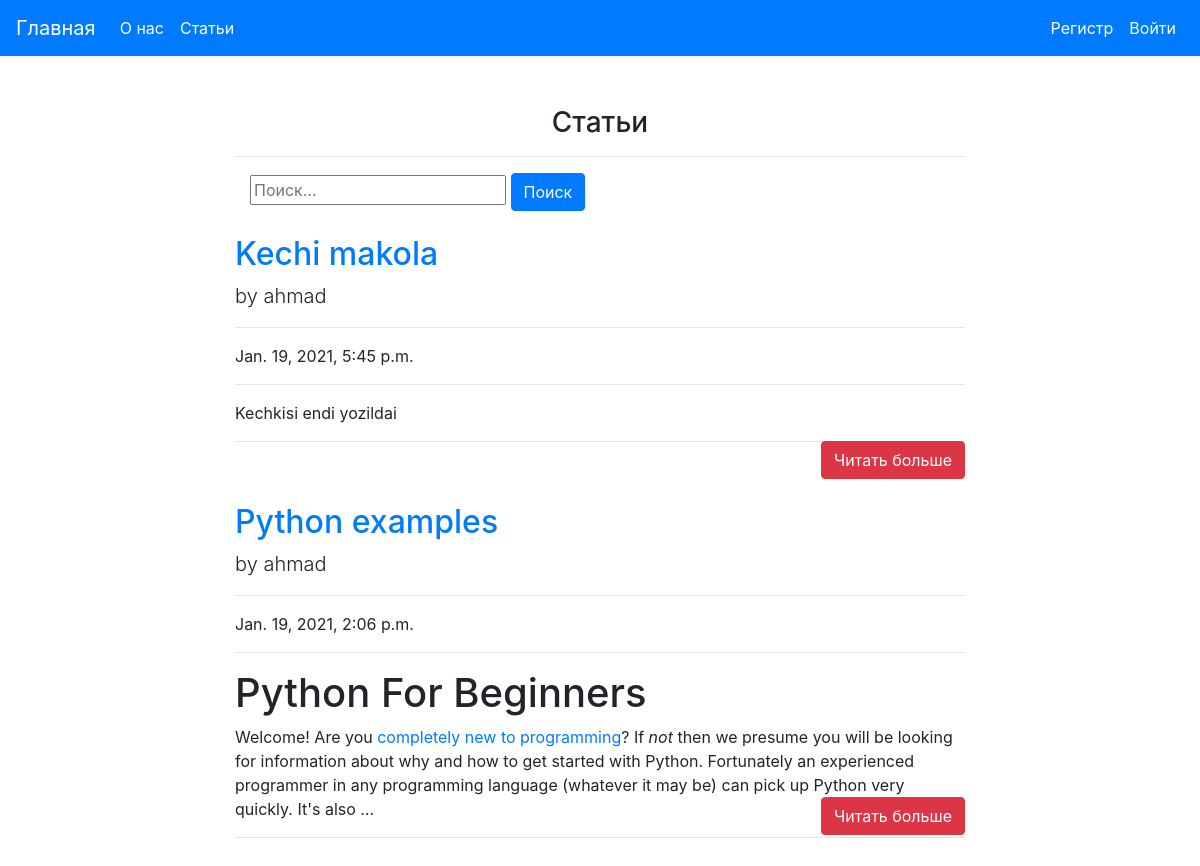
The app's page /articles/ with its own data.
### article/models.py (models this page shows, shortened)
class Article(models.Model):
    author = models.ForeignKey('auth.User', on_delete=models.CASCADE, verbose_name = 'Автор')
    title = models.CharField(max_length=50, verbose_name = 'Название')
    content = RichTextField(verbose_name='Содержание')
    created_date = models.DateTimeField(auto_now_add=True, verbose_name='Дата создания')
    article_image = models.FileField(blank=True, null=True, verbose_name="Прикрепить файл")
    class Meta:
        ordering = ['-created_date']

### article/views.py (the view)
# urls.py: path('articles/', include('article.urls')),
def articles(request):
    keyword = request.GET.get('keyword')
    if keyword:
        articles=Article.objects.filter(title__contains=keyword)
        return render(request, 'articles.html', {'articles': articles})
    articles = Article.objects.all()
    return render(request, 'articles.html', {'articles': articles})

### templates/articles.html (shortened to what this page needs)
{% extends "layout.html" %}
{% block body %}
    <div class="row">
        <div class="col-md-8 offset-md-2">
        <h3 style = "text-align:center;">Статьи</h3><hr>
        </div>
    </div>
        <div class ="row">
            <div class="col-md-8 offset-md-2">
                <div class="col-lg-8">
                    <form>
                        <input type="text" name = "keyword" class="input-sm" maxlength="64" placeholder="Поиск...">
                        <button type="submit" class="btn btn-primary">Поиск</button>
                    </form>
                </div>
            </div>
        </div>
    {% if articles %}
    {% for article in articles %}
        <div class="row">
        <div class="col-md-8 offset-md-2">
        <a href = '{% url "article:detail" article.id %}'><h2 class="mt-4">{{article.title}}</h2></a>
        <p class="lead">
          by {{article.author.username}}
        </p>
        <hr>
        <p>{{article.created_date}}</p>
        <hr>
        <p class="lead">
            {{article.content|safe|truncatewords:50}}
            <a style = "float:right;" href = '{% url "article:detail" article.id %}' class = "btn btn-danger">Читать больше</a>
        </p>
      <hr>
    </div>
  </div>
    {% endfor %}
    {% else %}
    <div class="row">
        <div class="col-md-8 offset-md-2">
            <div class = 'alert alert-danger'>Статью не удалось найти</div>
        </div>
    </div>
    {% endif %}
{% endblock body %}

### templates/layout.html (shortened to what this page needs)
<!DOCTYPE html>
{% load static %}
<html lang="en">
<head>
    <link rel="stylesheet" href = '{% static "css/bootstrap.min.css" %}'>
    <body>
    {% include 'includes/navbar.html' %}
    <div style = "margin-top: 50px; margin-bottom:100px;" class = "container">
        {% block body %}
    {% endblock body %}
    </div>
</body>
</html>

### templates/includes/navbar.html (shortened to what this page needs)
<nav class="navbar navbar-expand-lg navbar-light bg-primary">
  <div class="collapse navbar-collapse" id="navbarTogglerDemo01">
    <a style = "color: white;" class="navbar-brand" href="{% url 'index' %}">Главная</a>
    <ul class="navbar-nav mr-auto mt-2 mt-lg-0">
      <li class="nav-item">
        <a style = "color: white;" class="nav-link" href="{% url 'about' %}">О нас</a>
      </li>
      <li class="nav-item">
        <a style = "color: white;" class="nav-link" href="{% url 'article:articles' %}">Статьи</a>
    </li>
    </ul>
    <ul class = "navbar-nav ml-auto">
    {% if user.is_authenticated %}
      <li class="nav-item">
        <a style = "color: white;" class="nav-link" href="{% url 'article:dashboard' %}">Управление</a>
    </li>
    <li class="nav-item">
        <a style = "color: white;" class="nav-link" href="{% url 'user:logout' %}">Выйти</a>
    </li>
    {% else %}
      <li class="nav-item">
        <a style = "color: white;" class="nav-link" href="{% url 'user:register' %}">Регистр</a>
    </li>
    <li class="nav-item">
        <a style = "color: white;" class="nav-link" href="{% url 'user:login' %}">Войти</a>
    </li>
    {% endif %}
    </ul>
  </div>
</nav>

### records on screen
Article: title "Kechi makola", author.username "ahmad", created_date "Jan. 19, 2021, 5:45 p.m.", content "Kechkisi endi yozildai"
Article: title "Python examples", author.username "ahmad", created_date "Jan. 19, 2021, 2:06 p.m.", content "Python For Beginners Welcome! Are you completely new to programming ? If not then we presume you will be looking for information about why and how to get started with Python. Fortunately an experienced programmer in any programming language (whatever it may be) can pick up Python very quickly. It's also …"
